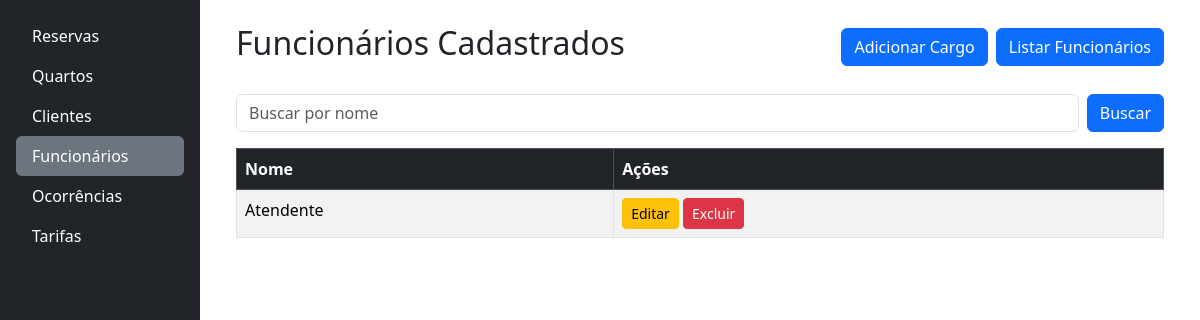
The app's page /funcionarios/cargos/, older data.
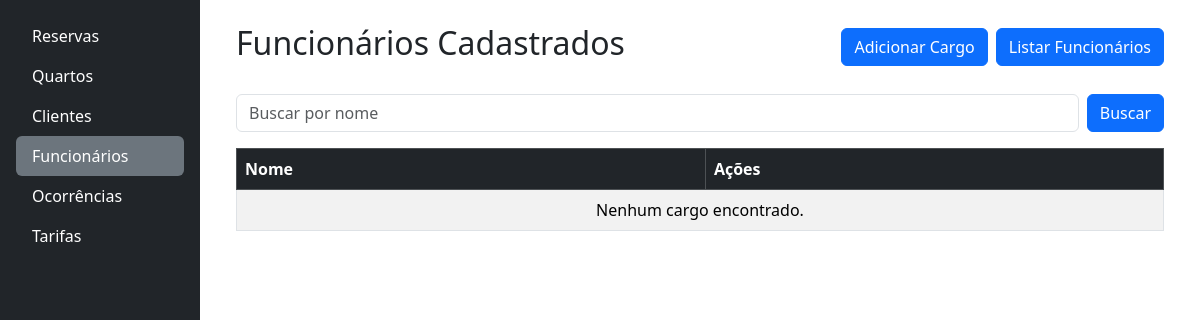
The same page, newer data.
### funcionarios/models.py (models this page shows, shortened)
class Cargo(models.Model):
    nome_funcao = models.CharField(max_length=50, blank=False)

### funcionarios/views.py (the view)
# urls.py: path('cargos/', views.cargos, name='cargos'),
def cargos(request):
    query = request.GET.get('busca', '')
    if query:
        cargos = Cargo.objects.filter(nome__icontains=query)
    else:
        cargos = Cargo.objects.all()
    dados = {
        'cargos': cargos,
        'query': query,
    }
    return render(request, 'funcionarios/listar_cargos.html', dados)

### funcionarios/templates/funcionarios/listar_cargos.html
{% extends 'base.html' %}
{% block content %}
<div class="container">
    <div class="d-flex justify-content-between align-items-center mb-4">
        <h2>Funcionários Cadastrados</h2>
        <div class="d-grid gap-2 d-md-flex justify-content-md-start">
            <a href="{% url 'cadastrar_cargo' %}" class="btn btn-primary">Adicionar Cargo</a>
            <a href="{% url 'funcionarios' %}" class="btn btn-primary">Listar Funcionários</a>
        </div>
    </div>
    <form method="get" class="d-flex mb-3" role="search">
        <input type="text" name="busca" class="form-control me-2" placeholder="Buscar por nome"
            value="{{ query|default:'' }}">
        <button class="btn btn-primary" type="submit">Buscar</button>
    </form>
    <table class="table table-striped table-bordered">
        <thead class="table-dark">
            <tr>
                <th>
                    <a href="{% url 'ordenar_cargo' 'nome_funcao' %}?busca={{query}}"
                        class="text-white text-decoration-none">Nome</a>
                </th>
                <th>Ações</th>
            </tr>
        </thead>
        <tbody>
            {% for cargo in cargos %}
            <tr>
                <td>{{ cargo.nome_funcao }}</td>
                <td>
                    <a href="{% url 'editar_cargo' cargo.id  %}" class="btn btn-sm btn-warning">Editar</a>
                    <a href="{% url 'excluir_cargo' cargo.id  %}" class="btn btn-sm btn-danger">Excluir</a>
                </td>
            </tr>
            {% empty %}
            <tr>
                <td colspan="4" class="text-center">Nenhum cargo encontrado.</td>
            </tr>
            {% endfor %}
        </tbody>
    </table>
</div>
{% endblock %}

Row changes from the older to the newer data that the page shows:
removed Cargo: nome_funcao "Atendente"
Text that changed along with them:
text now shown: "Nenhum cargo encontrado."
